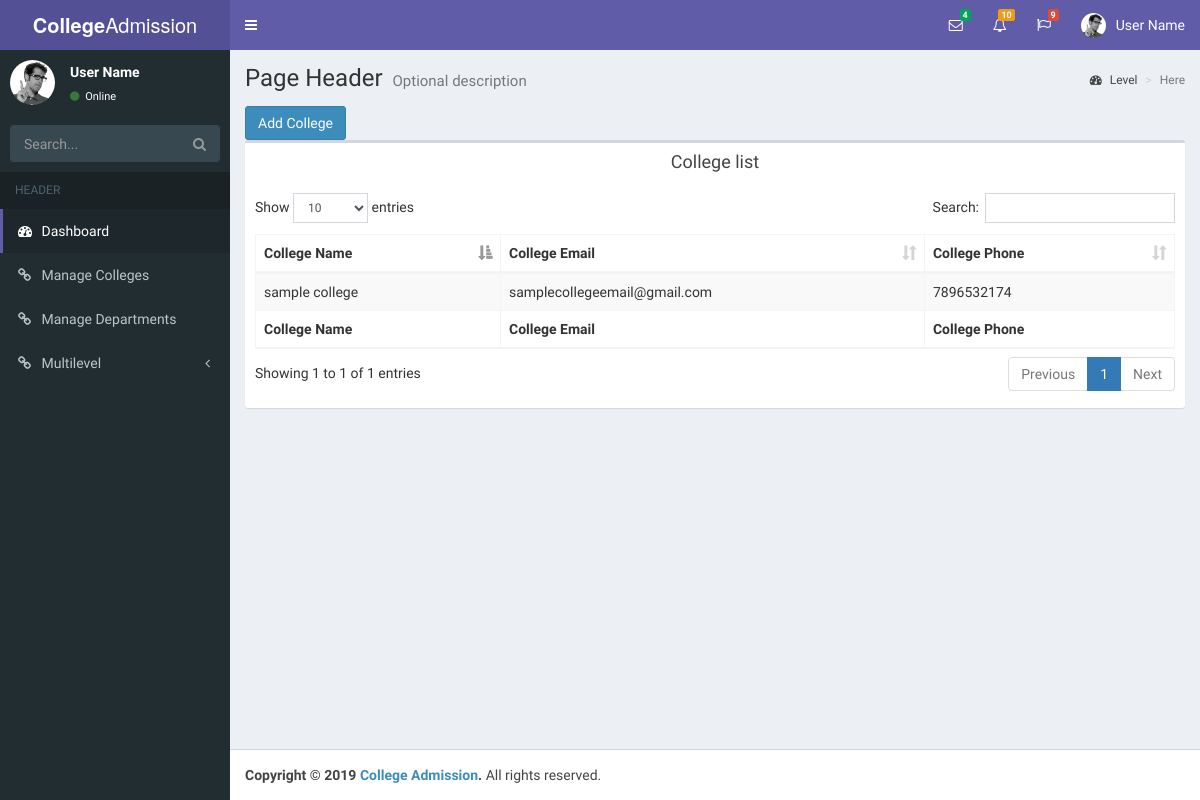
Screenshot of /college_master.php with the database file from the repository.
### tables this page shows
CREATE TABLE `college_master` (
  `id` int(11) NOT NULL,
  `college_name` varchar(255) NOT NULL,
  `college_email` varchar(255) NOT NULL,
  `college_password` varchar(255) NOT NULL,
  `college_mobile` varchar(20) NOT NULL,
  `user_type` varchar(100) NOT NULL DEFAULT 'college'
);

### inc/services/db_config.php (called while the page is built, shortened)
<?php
class DB_con {
	public $connection;
	function __construct(){
		$this->connection = new mysqli(DB_SERVER, DB_USERNAME, DB_PASSWORD,DB_DATABASE);
	}
	function ret_obj(){
		return $this->connection;
	}
}

### inc/services/class.user.php (called while the page is built, shortened)
<?php
	include_once "db_config.php";
	class User{
		protected $db;
		public function __construct(){
			$this->db = new DB_con();
			$this->db = $this->db->ret_obj();
		}
	public function select($table, $rows = '*', $where = null, $union = null, $where1 = null, $order = null)
    {
        $q = 'SELECT '.$rows.' FROM '.$table;
		$result= $this->db->query($q);
		while($row= mysqli_fetch_array($result))
		{
			$array[]=$row;
		}
		if(!empty($array))
		{
		return $array;
		}
		else
		{
		return false;
		}
    }
}

### college_master.php (the view)
<?php
       include './inc/services/class.user.php';
       $user = new User();
	include './inc/header.php';
	include './inc/sidebar.php';
 ?>
   <div class="content-wrapper">
    <section class="content-header">
      <h1>
        Page Header
        <small>Optional description</small>
      </h1>
      <ol class="breadcrumb">
        <li><a href="#"><i class="fa fa-dashboard"></i> Level</a></li>
        <li class="active">Here</li>
      </ol>
    </section>
    <section class="content container-fluid">
    <a href="add_college.php"><button class="btn btn-primary">Add College</button></a>
    <div class="box">
            <div class="box-header text-center">
              <h3 class="box-title">College list</h3>
            </div>
            <div class="box-body">
              <table id="example1" class="table table-bordered table-striped">
                <thead>
                <tr>
                  <th>College Name</th>
                  <th>College Email</th>
                  <th>College Phone</th>
                </tr>
                </thead>
                <tbody>
                <?php
                    $table='college_master';
                    $details = $user->select($table);
                    if($details){
					foreach($details as $d)
					{
				?>
                <tr>
                  <td><?php echo $d['college_name'];?></td>
                  <td><?php echo $d['college_email'];?>
                  </td>
                  <td><?php echo $d['college_mobile'];?></td>
                </tr>
                    <?php }} else{
                        ?>
                <tr >
                  <td colspan='4' class='text-center'>No Data</td>
                </tr>
                    <?php
                    }?>
                </tbody>
                <tfoot>
                <tr>
                    <th>College Name</th>
                  <th>College Email</th>
                  <th>College Phone</th>
                </tr>
                </tfoot>
              </table>
            </div>
          </div>
    </section>
  </div>
  <?php
  include './inc/footer.php';
   ?>

### rows the page displays
college_master: college_name "sample college", college_email "samplecollegeemail@gmail.com", college_mobile "7896532174"
